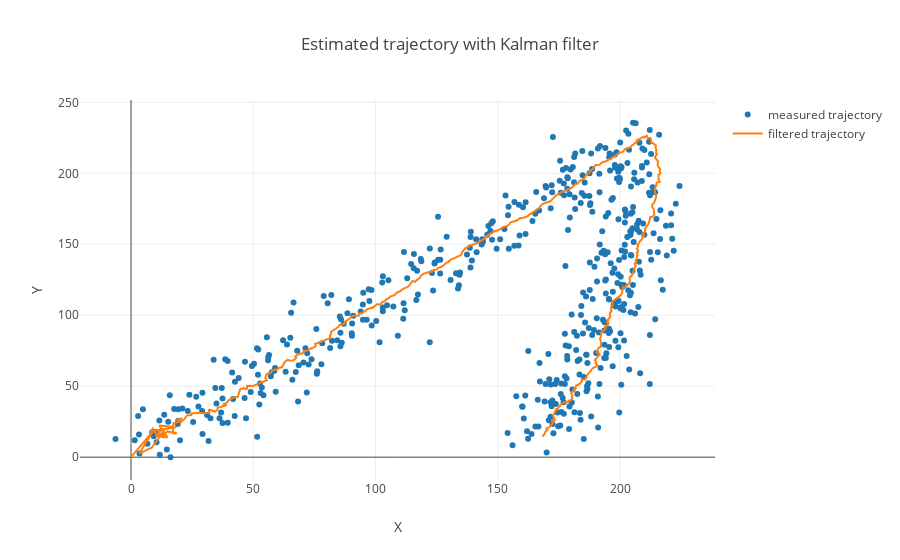

Notebook code for this chart:
### Code cell
data = [
    go.Scatter(
        x=msr_x,
        y=msr_y,
        name='measured trajectory',
        mode='markers'
    ),
    go.Scatter(
        x = X_[:, 0],
        y = X_[:, 2],
        name='filtered trajectory',
    ),
]

layout= go.Layout(
    title= 'Estimated trajectory with Kalman filter',
    xaxis= dict(
        title= 'X',
    ),
    yaxis=dict(
        title= 'Y',
    ),
    showlegend= True
)
fig= go.Figure(data=data, layout=layout)
iplot(fig)

### Figure 1 — Plotly figure (JSON) as saved in the notebook; plotly's stock layout.template omitted (floating-point values rounded to 4 significant figures; data arrays with more than 128 entries replaced by an {"elided": "..."} marker saying what was removed)
{"data": [{"mode": "markers", "name": "measured trajectory", "type": "scatter", "uid": "ec33bdf0-d882-11e8-b1a4-784f43690045", "x": {"elided": "500 float values"}, "y": {"elided": "500 float values"}}, {"name": "filtered trajectory", "type": "scatter", "uid": "ec33c08f-d882-11e8-997f-784f43690045", "x": {"elided": "500 float values"}, "y": {"elided": "500 float values"}}], "layout": {"showlegend": true, "title": "Estimated trajectory with Kalman filter", "xaxis": {"title": "X"}, "yaxis": {"title": "Y"}}}
